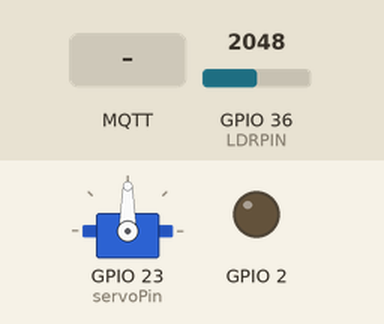
Recording of a sketch running on a simulated ESP32. Shown: servo, output pins drawn as LEDs (lit = HIGH). The inputs (shaded band) are chosen by the test bench; at power-on: GPIO 36 (LDRPIN) = 2048. WiFi joins after 1.5 s; servers stay silent unless stated; no MQTT or app messages arrive unless stated; what the sketch prints to the serial monitor is not drawn.

Above: at 3.2 s.
3.3 s: MQTT message "1" arrives on the first subscribed topic
At 4.0 s:
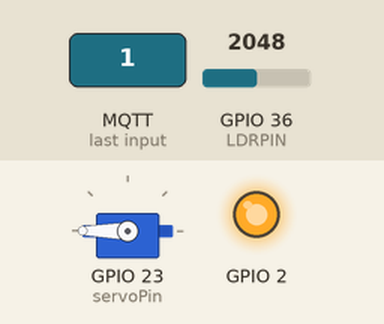
5.1 s: MQTT message "/test" arrives on the first subscribed topic
6.6 s: MQTT message "on" arrives on the first subscribed topic
Timing chart, 0 to 9.6 s (numbered marks = the images above; inputs shaded):
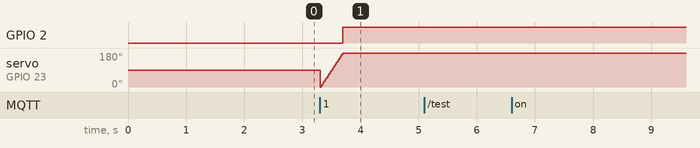

Measured:
- after the input at 3.3 s, GPIO 2: LOW → HIGH after 0.39 s
- after the input at 5.1 s, every drawn part: stays the same
- after the input at 6.6 s, every drawn part: stays the same

The sketch:

Mini_project_03.ino
```cpp
// This example uses an ESP32 Development Board
// to connect to shiftr.io.
//
// You can check on your device after a successful
// connection here: https://shiftr.io/try.
//
// by Joël Gähwiler
// https://github.com/256dpi/arduino-mqtt

#include <WiFi.h>
#include <MQTT.h>
#include <ESP32Servo.h>

#define LDRPIN 36

const char ssid[] = "Hello there";
const char pass[] = "Australia281198#";

WiFiClient net;
MQTTClient client;
Servo putarServo;

int servoPin = 23;
int posisiServo;
int sensorCahaya;

void connect() {
  Serial.print("checking wifi...");
  while (WiFi.status() != WL_CONNECTED) {
    Serial.print(".");
    delay(1000);
  }
  Serial.print("\nconnecting...");
  while (!client.connect("ESP32", "9584fabd", "6a0b78d7ef566f59")) {
    Serial.print(".");
    delay(1000);
  }
  Serial.println("\nconnected!");
  client.subscribe("/test");
}

void messageReceived(String &topic, String &payload) {
  Serial.println("incoming: " + topic + " - " + payload);

  if(topic == "/test"){
    if(payload == "1" && sensorCahaya >= 150){
      for (posisiServo = 0; posisiServo <= 180; posisiServo += 1){
        Serial.println("Servo did a full circle");
        putarServo.write(posisiServo);
      }
      client.publish("/test", "Servo has been rotated anti-clockwised");
      digitalWrite(02, HIGH);
      Serial.print("LED MENYALA");
    }
    else if(payload == "0" && sensorCahaya <= 2000){
      for (posisiServo = 180; posisiServo >= 0; posisiServo -= 1){
        Serial.println("Servo went back");
        putarServo.write(posisiServo);
      }
      client.publish("/test", "Servo has been rotated clockwised");
      digitalWrite(02, LOW);
      Serial.print("LED MATI");
    }
  }
}

void setup() {
  Serial.begin(115200);
  WiFi.begin(ssid, pass);
  putarServo.setPeriodHertz(50);
  putarServo.attach(servoPin, 500, 2400);
  pinMode(02, OUTPUT);
  client.begin("broker.shiftr.io", net);
  client.onMessage(messageReceived);

  connect();
}

void loop() {
  sensorCahaya = analogRead(LDRPIN);
  Serial.println(sensorCahaya);
  client.loop();
  delay(10);  // <- fixes some issues with WiFi stability

  if (!client.connected()) {
    connect();
  }
}
```
